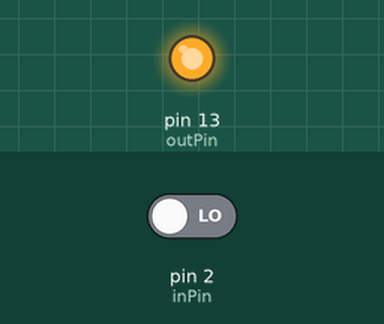
Recording of a sketch running on a simulated Arduino Uno, built with avr-gcc and run on an emulated ATmega328P. On the bench: output pins drawn as LEDs (lit = HIGH). Inputs (shaded band) come from the test bench; at power-on: pin 2 (inPin) LOW.

Above: at 1.2 s.
1.3 s: pin 2 (inPin) driven HIGH
At 1.7 s:
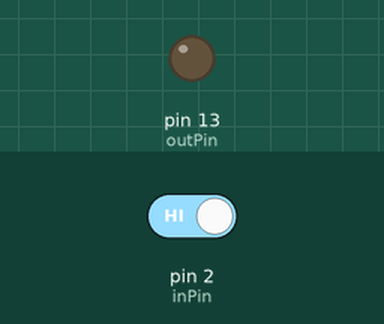
Timing chart, 0 to 4.3 s (numbered marks = the images above; inputs shaded):
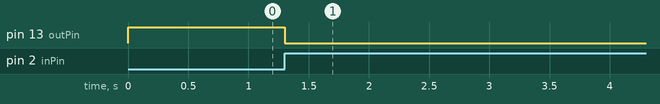

The sketch:

20190401_3.ino
```cpp
int inPin = 2;
int outPin = 13;

int state = HIGH;
int reading;
int previous = LOW;
long time = 0;
long debounce = 200;

void setup() {
  pinMode(inPin, INPUT);
  pinMode(outPin, OUTPUT);
  Serial.begin(9600);
}

void loop() {
  reading = digitalRead(inPin);
  if(reading == HIGH && previous == LOW && millis() - time > debounce){

    if(state == HIGH){
      state = LOW;
    }else{
      state = HIGH;
    }
    time = millis();
  }

  digitalWrite(outPin, state);
  previous = reading;

}
```

Measured:
- after the input at 1.3 s, pin 13 (outPin): HIGH → LOW at once
